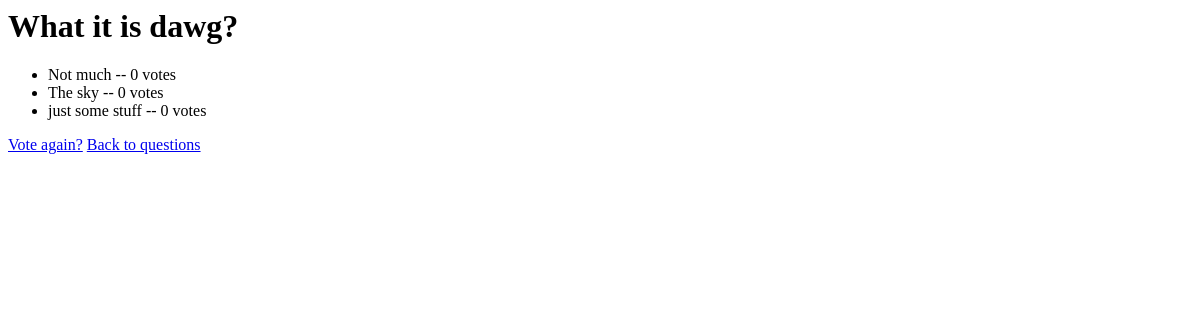
The app's page /polls/1/results/, older data.
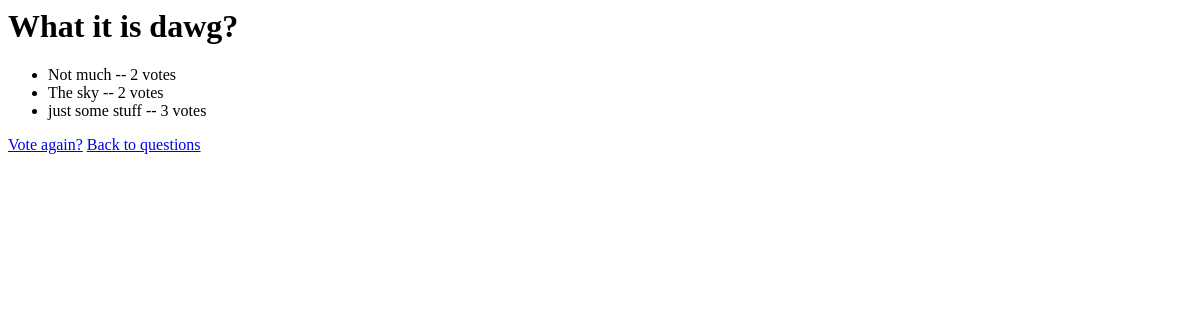
The same page, newer data.
### polls/models.py (models this page shows, shortened)
class Choice(models.Model):
    question = models.ForeignKey(Question)
    choice_text = models.CharField(max_length=200)
    votes = models.IntegerField(default=0)

### polls/views.py (the view)
# urls.py: url(r'^(?P<pk>\d+)/results/$', views.ResultsView.as_view(), name='results'),
class ResultsView(generic.DetailView):
    model = Question
    template_name = 'polls/results.html'

### polls/templates/polls/results.html
<h1>{{ question.question_text }}</h1>
<ul>
  {% for choice in question.choice_set.all %}
    <li>{{ choice.choice_text }} -- {{ choice.votes }} vote{{ choice.votes|pluralize}}</li>
  {% endfor %}
</ul>
<a href="{% url 'polls:detail' question.id %}">Vote again?</a>
<a href="{% url 'polls:index' %}">Back to questions</a>

Row changes from the older to the newer data that the page shows:
changed Choice "Not much": votes "0" → "2"
changed Choice "The sky": votes "0" → "2"
changed Choice "just some stuff": votes "0" → "3"
